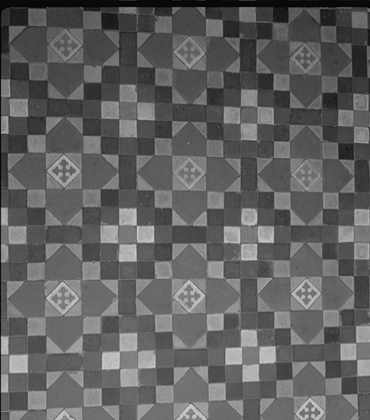
#> input picture P1/azulejo.tif, 370 x 420 px
$ python ej1-3.py
#> lines starting #> are read from the running program, lines starting #| are printed output that depends on the picture
from PIL import Image
import numpy as np
import matplotlib.pyplot as plt

img_fondo1 = Image.open("azulejo.tif")
#> img_fondo1 is the input picture: PIL image 370x420 L; min 3, max 211, mean 97
img_fondo2 = Image.open("azulejo2.tif")
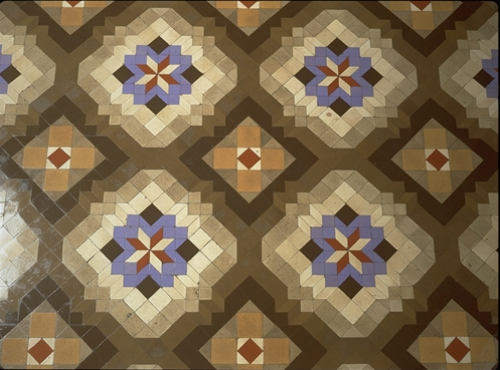
#> input picture P1/azulejo2.tif, 500 x 370 px
#> img_fondo2 is the input picture: PIL image 500x370 RGB; mean R, G, B 124.1, 105.5, 77.9

# Redimensionar las dos imagenes a 256x256
img_fondo1_resized = img_fondo1.resize((256, 256))
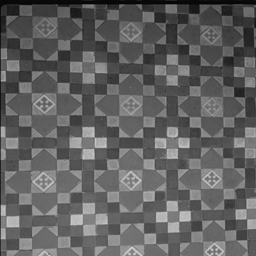
#> img_fondo1_resized: PIL image 256x256 L; min 4, max 205, mean 97
img_fondo2_resized = img_fondo2.resize((256, 256))
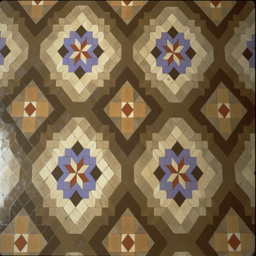
#> img_fondo2_resized: PIL image 256x256 RGB; mean R, G, B 124.2, 105.5, 77.9

# Realización de diferentes operaciones con las imágenes
# Suma de las dos imágenes
#img_suma = Image.blend(img_fondo1_resized, img_fondo1_resized, 0.5)
#img_suma.show()

# Resta de las dos imágenes
#img_resta = Image.blend(img_fondo1_resized, img_fondo2_resized, 0.5)
#img_resta.show()

# Realización de la combinación lineal
# Convertir las imágenes a arrays de NumPy
img_fondo1_array = np.array(img_fondo1_resized, dtype=np.float32)
img_fondo2_array = np.array(img_fondo2_resized, dtype=np.float32)

# Realización de la combinación lineal
# azulejo * 1.8 - azulejo2 * 1.2 + 128
#> (the run stopped early here; a loop or call above may not have finished)
